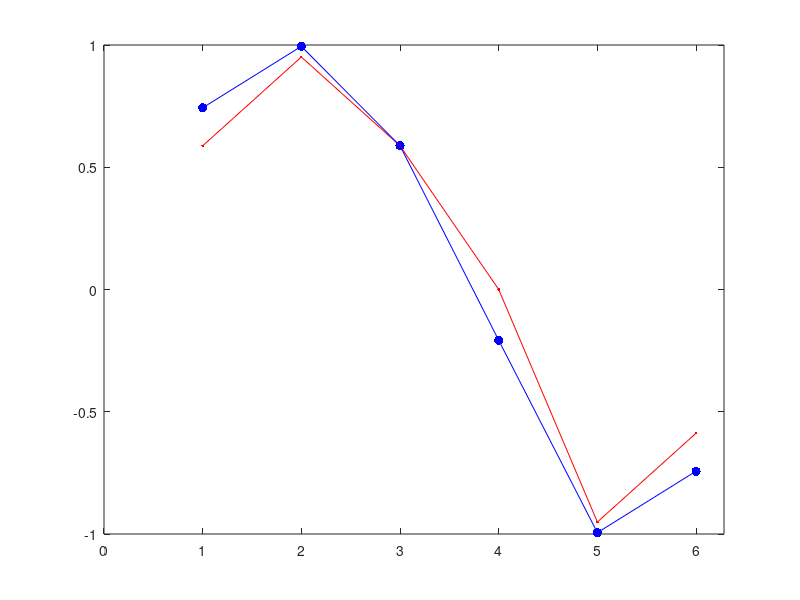

Write the MATLAB code that produced this figure.
% subplot(2,1,1)
% x1 = linspace(0,2*pi,1000)
% plot(x1,sin(x1),'r-')
% xlim([0,2*pi])
% hold on
% xx1 = linspace(0,2*pi,10)
% plot(xx1,sin(xx1),'r.','markersize',20)
% xlim([0,2*pi])
% hold on
% subplot(2,1,2)
% x2 = linspace(0,2*pi,1000)
% plot(x2,sin(x2),'b-')
% xlim([0,2*pi])
% hold on
% xx2 = linspace(0,2*pi,15)
% plot(xx2,sin(xx2),'b.','markersize',20)
% xlim([0,2*pi])
% hold on

a1 = [sin(2*pi/10*1),sin(2*pi/10*2),sin(2*pi/10*4),sin(2*pi/10*5),sin(2*pi/10*7),sin(2*pi/10*9)] 

b1 = [sin(2*pi/15*2),sin(2*pi/15*4),sin(2*pi/15*6),sin(2*pi/15*8),sin(2*pi/15*11),sin(2*pi/15*13)] 

lin = linspace(1,6,6)

plot(lin,a1,'r.',lin,b1,'b.','markersize',20)
xlim([0,2*pi])
hold on
plot(lin,a1,'r-',lin,b1,'b-')
xlim([0,2*pi])
hold on
for i = 1:length(a1)
    plot(lin(i),a1(i),'k-')
end
